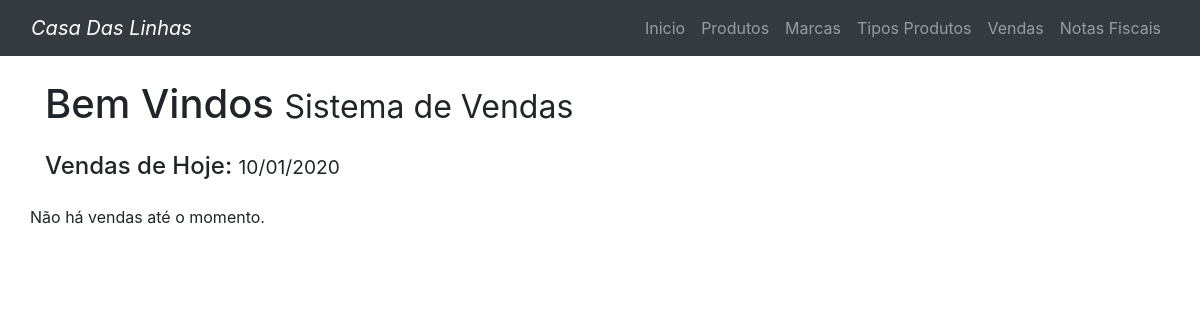
The app's page /home/index.php, older data.
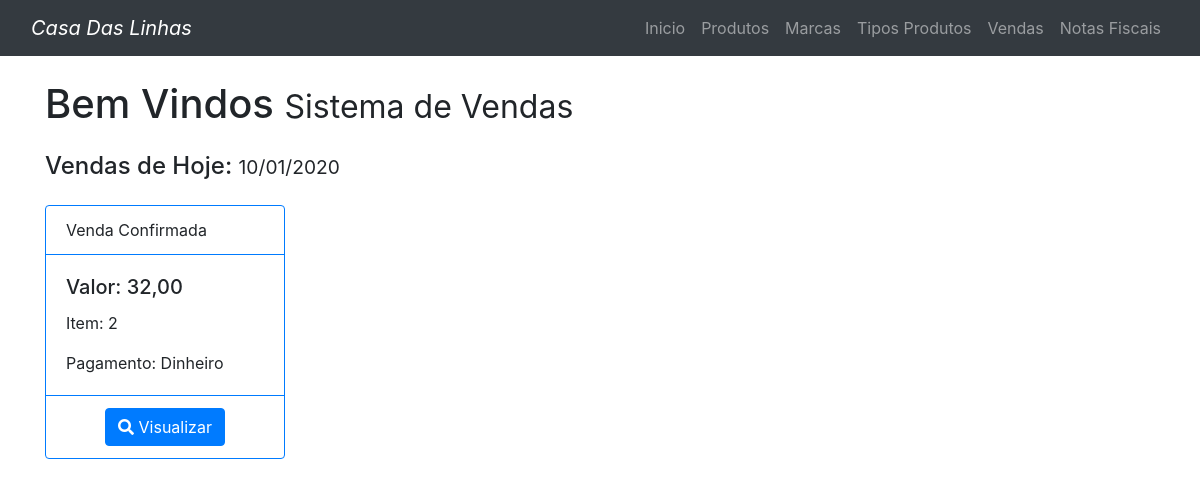
The same page, newer data.
### tables this page shows
CREATE TABLE `vendas` (
  `id` int(11) NOT NULL,
  `dt_venda` date NOT NULL,
  `vl_venda_valor_total` decimal(10,2) DEFAULT NULL,
  `st_situacao` varchar(2) NOT NULL DEFAULT 'NC',
  `st_pagamento` varchar(2) NOT NULL DEFAULT 'NP'
);

### conexaoBD/conexaoPDO.php (called while the page is built)
<?php
    class ConexaoPDO {
        public static $instance;
        public static function getInstance () {
            if(!isset(self::$instance)){
                try {
                    self::$instance = new PDO('mysql:host=localhost;dbname=casadaslinhas', 'root', '');
                    self::$instance->setAttribute( PDO::ATTR_ERRMODE, PDO::ERRMODE_EXCEPTION );
                    self::$instance->exec("set names utf8");
                } catch (PDOException $e) {
                    echo "Hovem algum problema com a CONEXAO com o Banco de Dados". $e->getMessage();
                    return false;
                }
            }
            return self::$instance;
        }
    }
?>

### validacoes/vendasValidacoes.php (called while the page is built, shortened)
<?php
    require_once DIR_CONFIG.'tratamentoDados.php';
    require_once DIR_DAO.'vendasDao.php';
    require_once DIR_CONEXAOBD.'conexaoPDO.php';
    class VendasValidacoes {
        private $vendasDao;
        public function __construct() {
            $this->vendasDao = new VendasDao();
        }
        public function buscarTodasVendasHoje() {
            try {
                return $this->vendasDao->buscarTodasVendasHoje();
            } catch (Exception $e) {
                return 0;
            }
        }
        public function quantidadeItensVenda($id) {
            try {
                return $this->vendasDao->quantidadeItensVenda($id);
            } catch (Exception $e) {
                return 0;
            }
        }
    }
?>

### dao/vendasDao.php (called while the page is built, shortened)
<?php
    require_once DIR_CONEXAOBD.'conexaoPDO.php';
    class VendasDao {
        private $conexaoBD;
        public function __construct() {
            $this->conexaoBD = ConexaoPDO::getInstance();
        }
        public function quantidadeItensVenda($id) {
            $sql = "SELECT id FROM vendas_produtos WHERE venda_id = :venda_id";
            try {
                $statement = $this->conexaoBD->prepare($sql);
                $statement->bindValue(":venda_id", $id, PDO::PARAM_INT);
                $statement->execute();
                return $statement->rowCount();
            } catch(PDOException $e) {
                throw new Exception($e);
            }
        }
        public function buscarTodasVendasHoje() {
            $sql = "SELECT * FROM vendas WHERE dt_venda = :dt_venda ORDER BY id desc";
            try {
                $statement =  $this->conexaoBD->prepare($sql);
                $statement->bindValue(":dt_venda", date('Y-m-d'), PDO::PARAM_STR);
                $statement->execute();
                return $statement->fetchAll(PDO::FETCH_ASSOC);
            } catch(PDOException $e) {
                throw new Exception($e);
            }
        }
    }
?>

### config/tratamentoDados.php (called while the page is built, shortened)
<?php
    class TratamentoDados {
        public function ajustarFormatosDeDadosParaTela($dados) {
            $dados_tratados = array();
            foreach ($dados as $k => $dado) {
                $parte = explode('_', $k);
                switch ($parte[0]) {
                    case 'dt':
                        $data = explode('-', $dado);
                        $dado = $data[2].'/'.$data[1].'/'.$data[0];
                        $dados_tratados[$k] = $dado;
                        break;
                    case 'vl':
                        $dado = number_format($dado, 2, ',', '.');
                        $dados_tratados[$k] = $dado;
                        break;
                    case 'st':
                        $dado = trim($dado);
                        $dado = ucwords(strtolower($dado));
                        $dados_tratados[$k] = $dado;
                        break;
                    default:
                        $dados_tratados[$k] = $dado;
                }
            }
            return $dados_tratados;
        }
    }
?>

### home/index.php (the view, shortened to what this page needs)
<?php
    require_once '../parts/header.php';
    require_once DIR_PARTS . 'menus.php';
    require_once DIR_VALIDACOES . 'vendasValidacoes.php';
    require_once DIR_CONFIG.'tratamentoDados.php';
    $vendasValidacao = new VendasValidacoes();
    $tratamentoDados = new TratamentoDados();
    $vendas = $vendasValidacao->buscarTodasVendasHoje();
?>
<div class="container">
    <h1 class="my-4">Bem Vindos
        <small>Sistema de Vendas</small>
    </h1>
    <h4 class="my-4">Vendas de Hoje: <small><?php echo date('d/m/Y');?></small></h4>
    <div class="row">
        <?php if(count($vendas) > 0) {?>
        <?php foreach ($vendas as $venda):?>
            <?php
                $venda = $tratamentoDados->ajustarFormatosDeDadosParaTela($venda);
                switch ($venda['st_situacao']) {
                    case "C":
                        $cor = 'primary';
                        $situacao = "Venda Confirmada";
                        break;
                }
            ?>
        <div class="col-md-3">
            <div class="card border-<?php echo $cor?> mb-3" style="max-width: 15rem;">
                <div class="card-header bg-transparent border-<?php echo $cor?>">
                    <?php echo $situacao?>
                </div>
                <div class="card-body">
                    <h5 class="card-title">Valor: <?php echo $venda['vl_venda_valor_total']?></h5>
                    <p class="card-text">Item: <?php echo $vendasValidacao->quantidadeItensVenda($venda['id'])?></p>
                    <p class="card-text">Pagamento:
                        <?php
                            switch ($venda['st_pagamento']) {
                                case "D":
                                    echo "Dinheiro";
                                    break;
                            }
                        ?>
                    </p>
                </div>
                <div class="card-footer bg-transparent border-<?php echo $cor?>  text-center">
                    <a class="btn btn-primary btn-visualizar-venda" name="" id="<?php echo $venda['id']?>" data-toggle="modal" data-target="#exampleModalCenter" href="#"><i class="fa fa-search"></i> Visualizar</a>
                </div>
            </div>
        </div>
        <?php endforeach;?>
        <?php } else { echo "Não há vendas até o momento."; }?>
    </div>
    <div class="row">
        <div class="col-md-3 col-sm-6 mb-4">
        </div>
        <div class="col-md-3 col-sm-6 mb-4">
        </div>
        <div class="col-md-3 col-sm-6 mb-4">
        </div>
        <div class="col-md-3 col-sm-6 mb-4">
        </div>
    </div>
</div>
<?php
	require_once DIR_PARTS . 'footer.php';
?>

### parts/header.php (shortened to what this page needs)
<!DOCTYPE html>
<html lang="en">
    <head>
        <link href="../plugins/bootstrap/css/bootstrap.min.css" rel="stylesheet">
        <link href="../css/portfolio-item.css" rel="stylesheet">
        <link rel="stylesheet" href="../fonts/fontawesome/css/fontawesome-all.min.css">
        <link rel="stylesheet" href="../css/casaDasLinhas.css">
    </head>
    <body>

### parts/menus.php (shortened to what this page needs)
<nav class="navbar navbar-expand-lg navbar-dark bg-dark fixed-top">
    <div class="container-fluid">
        <i class="navbar-brand" href="#">Casa Das Linhas</i>
        <div class="collapse navbar-collapse" id="navbarResponsive">
            <ul class="navbar-nav ml-auto">
                <li class="nav-item">
                  <a class="nav-link" href="../home/index.php">Inicio</a>
                </li>
                <li class="nav-item menus">
                  <a class="nav-link menus" href="../produtos/pesquisar.php">Produtos</a>
                </li>
                <li class="nav-item menus">
                    <a class="nav-link" href="../marcas/pesquisar.php">Marcas</a>
                </li>
                <li class="nav-item menus">
                    <a class="nav-link" href="../tiposProdutos/pesquisar.php">Tipos Produtos</a>
                </li>
                <li class="nav-item menus">
                    <a class="nav-link" href="../vendas/pesquisar.php">Vendas</a>
                </li>
                <li class="nav-item menus">
                    <a class="nav-link" href="../notasFiscais/pesquisar.php">Notas Fiscais</a>
                </li>
            </ul>
        </div>
    </div>
</nav>

### css/portfolio-item.css (style rules this page uses)
body { padding-top: 54px; }
@media (min-width: 992px) { body { padding-top: 56px; } }

Row changes from the older to the newer data that the page shows:
added vendas: st_situacao "Venda Confirmada", vl_venda_valor_total "32,00", quantidadeItensVenda "2", st_pagamento "Dinheiro"
Text that changed along with them:
text no longer shown: "Não há vendas até o momento."
